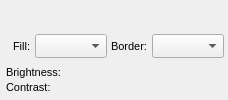
       <widget class="QWidget" name="appearance_bar_" native="true">
        <layout class="QVBoxLayout" name="verticalLayout_3">
         <property name="spacing">
          <number>2</number>
         </property>
         <property name="margin">
          <number>4</number>
         </property>
         <item>
          <widget class="QWidget" name="colors_" native="true">
           <layout class="QHBoxLayout" name="horizontalLayout_14">
            <property name="spacing">
             <number>0</number>
            </property>
            <property name="margin">
             <number>2</number>
            </property>
           </layout>
          </widget>
         </item>
         <item>
          <widget class="QWidget" name="border_fill_" native="true">
           <property name="minimumSize">
            <size>
             <width>0</width>
             <height>32</height>
            </size>
           </property>
           <property name="maximumSize">
            <size>
             <width>16777215</width>
             <height>32</height>
            </size>
           </property>
           <layout class="QHBoxLayout" name="horizontalLayout_7" stretch="1,2,1,2">
            <property name="spacing">
             <number>4</number>
            </property>
            <property name="leftMargin">
             <number>9</number>
            </property>
            <property name="topMargin">
             <number>0</number>
            </property>
            <property name="rightMargin">
             <number>0</number>
            </property>
            <property name="bottomMargin">
             <number>0</number>
            </property>
            <item>
             <widget class="QLabel" name="label">
              <property name="minimumSize">
               <size>
                <width>0</width>
                <height>30</height>
               </size>
              </property>
              <property name="maximumSize">
               <size>
                <width>90</width>
                <height>30</height>
               </size>
              </property>
              <property name="font">
               <font>
                <pointsize>8</pointsize>
               </font>
              </property>
              <property name="text">
               <string>Fill:</string>
              </property>
             </widget>
            </item>
            <item>
             <widget class="QComboBox" name="fill_selection_combo_">
              <property name="minimumSize">
               <size>
                <width>0</width>
                <height>24</height>
               </size>
              </property>
             </widget>
            </item>
            <item>
             <widget class="QLabel" name="label_2">
              <property name="minimumSize">
               <size>
                <width>0</width>
                <height>30</height>
               </size>
              </property>
              <property name="maximumSize">
               <size>
                <width>90</width>
                <height>30</height>
               </size>
              </property>
              <property name="font">
               <font>
                <pointsize>8</pointsize>
               </font>
              </property>
              <property name="text">
               <string>Border:</string>
              </property>
             </widget>
            </item>
            <item>
             <widget class="QComboBox" name="border_selection_combo_">
              <property name="minimumSize">
               <size>
                <width>0</width>
                <height>24</height>
               </size>
              </property>
             </widget>
            </item>
           </layout>
          </widget>
         </item>
         <item>
          <widget class="QWidget" name="bright_contrast_" native="true">
           <layout class="QVBoxLayout" name="verticalLayout_4">
            <property name="spacing">
             <number>2</number>
            </property>
            <property name="margin">
             <number>2</number>
            </property>
            <item>
             <widget class="QWidget" name="brightness_" native="true">
              <layout class="QVBoxLayout" name="brightness_h_layout_">
               <property name="spacing">
                <number>2</number>
               </property>
               <property name="margin">
                <number>0</number>
               </property>
               <item>
                <widget class="QLabel" name="brigntness_label_">
                 <property name="sizePolicy">
                  <sizepolicy hsizetype="Preferred" vsizetype="Preferred">
                   <horstretch>0</horstretch>
                   <verstretch>0</verstretch>
                  </sizepolicy>
                 </property>
                 <property name="font">
                  <font>
                   <pointsize>8</pointsize>
                  </font>
                 </property>
                 <property name="text">
                  <string>Brightness:</string>
                 </property>
                </widget>
               </item>
              </layout>
             </widget>
            </item>
            <item>
             <widget class="QWidget" name="constrast_" native="true">
              <layout class="QVBoxLayout" name="contrast_h_layout_">
               <property name="spacing">
                <number>2</number>
               </property>
               <property name="margin">
                <number>0</number>
               </property>
               <item>
                <widget class="QLabel" name="contrast_label_">
                 <property name="sizePolicy">
                  <sizepolicy hsizetype="Preferred" vsizetype="Preferred">
                   <horstretch>0</horstretch>
                   <verstretch>0</verstretch>
                  </sizepolicy>
                 </property>
                 <property name="minimumSize">
                  <size>
                   <width>0</width>
                   <height>0</height>
                  </size>
                 </property>
                 <property name="maximumSize">
                  <size>
                   <width>16777215</width>
                   <height>16777215</height>
                  </size>
                 </property>
                 <property name="font">
                  <font>
                   <pointsize>8</pointsize>
                  </font>
                 </property>
                 <property name="text">
                  <string>Contrast:</string>
                 </property>
                </widget>
               </item>
              </layout>
             </widget>
            </item>
           </layout>
          </widget>
         </item>
        </layout>
       </widget>
